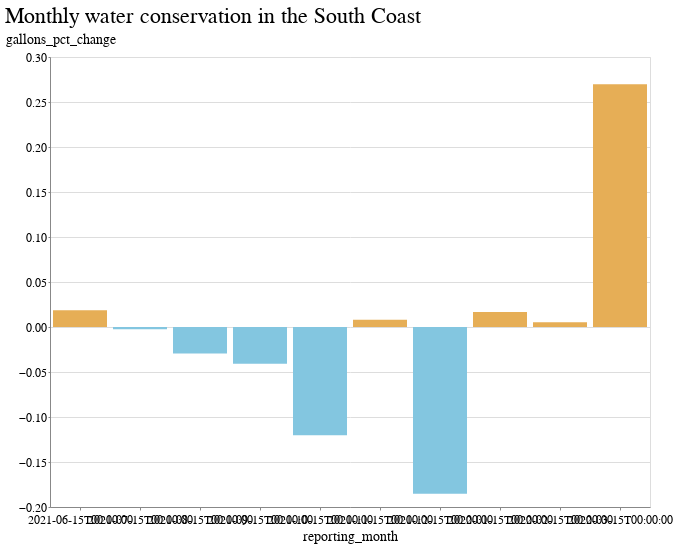

Write notebook code for a chart like this one.
### Markdown cell above
### Charts

### Code cell
alt.Chart(
    regions_df[regions_df.hydrologic_region=="South Coast"]
).mark_bar().encode(
    x="reporting_month:O",
    y="gallons_pct_change:Q",
    color=alt.condition(
        alt.datum.gallons_pct_change > 0,
        alt.value("#e6ae56"),  # The positive color
        alt.value("#83c6e0")  # The negative color
    ),
    tooltip=["gallons_pct_change"]
).properties(title="Monthly water conservation in the South Coast", width=600)

### Figure 1 — Vega-Lite specification as saved in the notebook (floating-point values rounded to 4 significant figures)
{"config": {"view": {"width": 800, "height": 450}, "background": "#ffffff", "title": {"anchor": "start", "font": "BentonGothic-Bold, sans", "fontColor": "#000000", "fontSize": 22, "fontWeight": "normal"}, "arc": {"fill": "#82c6df"}, "area": {"fill": "#82c6df"}, "line": {"stroke": "#82c6df", "strokeWidth": 3}, "path": {"stroke": "#82c6df"}, "rect": {"fill": "#82c6df"}, "shape": {"stroke": "#82c6df"}, "bar": {"fill": "#82c6df"}, "point": {"stroke": "#82c6df"}, "symbol": {"fill": "#82c6df", "size": 30}, "axis": {"titleFont": "BentonGothic-Bold, sans", "titleFontSize": 14, "titleFontWeight": "normal", "labelFont": "BentonGothic, sans", "labelFontSize": 12, "labelFontWeight": "normal"}, "axisX": {"labelAngle": 0, "labelPadding": 4, "tickSize": 3}, "axisY": {"labelBaseline": "middle", "maxExtent": 45, "minExtent": 45, "tickSize": 2, "titleAlign": "left", "titleAngle": 0, "titleX": -45, "titleY": -11}, "legend": {"titleFont": "BentonGothic-Bold, sans", "titleFontSize": 14, "titleFontWeight": "normal", "symbolType": "square", "labelFont": "BentonGothic, sans", "labelFontSize": 13}, "range": {"category": ["#3580b1", "#ec8431", "#ab7fb4", "#c89d29", "#adc839", "#829eb1"], "diverging": ["#e68a4f", "#f4bb6a", "#f9e39c", "#dadfe2", "#a6b7c6", "#849eae"], "heatmap": ["#fbf2c7", "#f9e39c", "#f8d36e", "#f4bb6a", "#e68a4f", "#d15a40", "#ab4232"], "ordinal": ["#fbf2c7", "#f9e39c", "#f8d36e", "#f4bb6a", "#e68a4f", "#d15a40", "#ab4232"], "ramp": ["#fbf2c7", "#f9e39c", "#f8d36e", "#f4bb6a", "#e68a4f", "#d15a40", "#ab4232"]}}, "data": {"name": "data-c802868790f9cf1516bed0114878539e"}, "mark": "bar", "encoding": {"color": {"condition": {"value": "#e6ae56", "test": "(datum.gallons_pct_change > 0)"}, "value": "#83c6e0"}, "tooltip": [{"field": "gallons_pct_change", "type": "quantitative"}], "x": {"field": "reporting_month", "type": "ordinal"}, "y": {"field": "gallons_pct_change", "type": "quantitative"}}, "title": "Monthly water conservation in the South Coast", "width": 600, "$schema": "https://vega.github.io/schema/vega-lite/v4.17.0.json", "datasets": {"data-c802868790f9cf1516bed0114878539e": [{"hydrologic_region": "South Coast", "reporting_month": "2021-06-15T00:00:00", "total_gallons_current": 91520000000.0, "total_gallons_baseline": 89860000000.0, "gallons_pct_change": 0.01854}, {"hydrologic_region": "South Coast", "reporting_month": "2021-07-15T00:00:00", "total_gallons_current": 98840000000.0, "total_gallons_baseline": 99080000000.0, "gallons_pct_change": -0.0024}, {"hydrologic_region": "South Coast", "reporting_month": "2021-08-15T00:00:00", "total_gallons_current": 99530000000.0, "total_gallons_baseline": 102600000000.0, "gallons_pct_change": -0.02957}, {"hydrologic_region": "South Coast", "reporting_month": "2021-09-15T00:00:00", "total_gallons_current": 91810000000.0, "total_gallons_baseline": 95740000000.0, "gallons_pct_change": -0.04096}, {"hydrologic_region": "South Coast", "reporting_month": "2021-10-15T00:00:00", "total_gallons_current": 80640000000.0, "total_gallons_baseline": 91660000000.0, "gallons_pct_change": -0.1202}, {"hydrologic_region": "South Coast", "reporting_month": "2021-11-15T00:00:00", "total_gallons_current": 76030000000.0, "total_gallons_baseline": 75420000000.0, "gallons_pct_change": 0.008049}, {"hydrologic_region": "South Coast", "reporting_month": "2021-12-15T00:00:00", "total_gallons_current": 60820000000.0, "total_gallons_baseline": 74630000000.0, "gallons_pct_change": -0.1851}, {"hydrologic_region": "South Coast", "reporting_month": "2022-01-15T00:00:00", "total_gallons_current": 61450000000.0, "total_gallons_baseline": 60430000000.0, "gallons_pct_change": 0.01678}, {"hydrologic_region": "South Coast", "reporting_month": "2022-02-15T00:00:00", "total_gallons_current": 63970000000.0, "total_gallons_baseline": 63630000000.0, "gallons_pct_change": 0.005216}, {"hydrologic_region": "South Coast", "reporting_month": "2022-03-15T00:00:00", "total_gallons_current": 72250000000.0, "total_gallons_baseline": 56900000000.0, "gallons_pct_change": 0.2697}]}}
